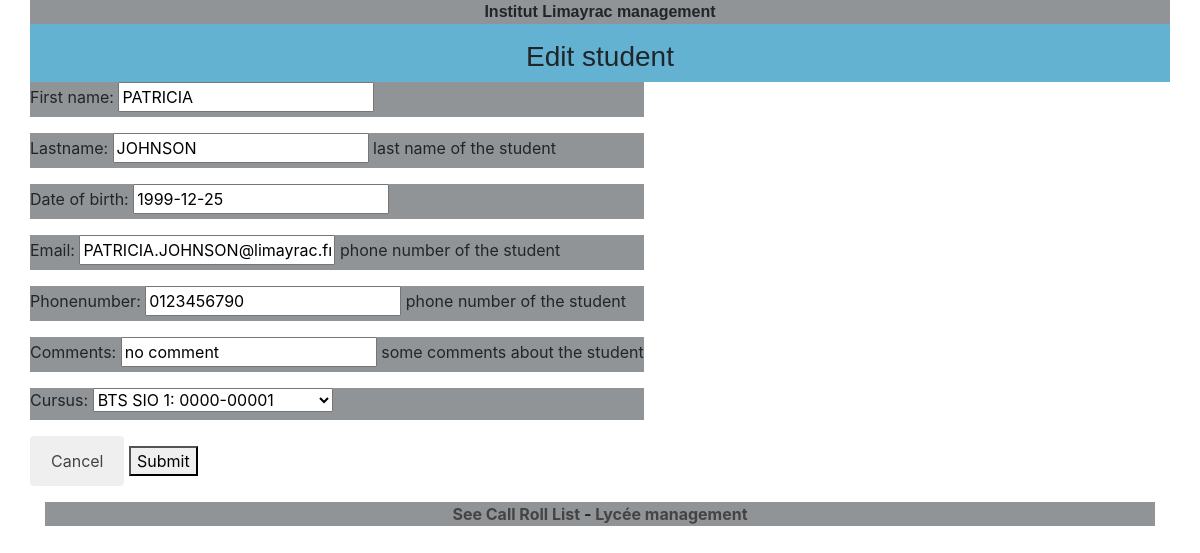
Page /lycee/student/edit/2/ on the committed database.
### lycee/models.py (models this page shows, shortened)
class Student(models.Model):
    first_name = models.CharField(
        max_length=50,
        blank=False,
        null=False
    )
    birth_date = models.DateField(
        verbose_name='date of birth',
        blank=False,
        null=False
    )
    last_name = models.CharField(
        verbose_name="lastname",
        help_text="last name of the student",
        blank=False,
        null=False,
        default="???",
        max_length=255,
    )
    phone = models.CharField(
        verbose_name="phonenumber",
        help_text="phone number of the student",
        blank=False,
        null=False,
        default="0999999999",
        max_length=10,
    )
    email = models.EmailField(
        verbose_name="email",
        help_text="phone number of the student",
        blank=False,
        null=False,
        default="x@y.z",
        max_length=255,
    )
    comments = models.CharField(
        verbose_name="comments",
        help_text="some comments about the student",
        blank=True,
        null=False,
        default="",
        max_length=255,
    )
    cursus = models.ForeignKey(
        Cursus,
        on_delete=models.CASCADE,
        null=True
    )

### lycee/views.py (the view, shortened to what this page needs)
# urls.py: path('lycee/student/edit/<pk>/', StudentEditView.as_view(), name='edit_student'),
class StudentEditView(UpdateView):
    model = Student
    form_class = StudentForm
    template_name = 'lycee/student/edit.html'

### lycee/forms.py
class StudentForm(ModelForm):
    class Meta:
        model = Student
        fields = (
            "first_name",
            "last_name",
            "birth_date",
            "email",
            "phone",
            "comments",
            "cursus",
        )

### lycee/models.py (called while the page is built)
    def __str__(self):
        return '{} {}: {}'.format(self.name, self.year_from_bac, self.cursus_year)

### lycee/templates/lycee/student/edit.html (shortened to what this page needs)
{% extends 'master.html' %}
{% block title %}
    Edit student
{% endblock %}
{% block content %}
    <form method="post">
        {{ form.as_p }}
        <div class="boutons">
            <button class="button radius alert left" type="cancel">
                <a href="{% url 'index' %}">Cancel</a>
            </button>
            <button class="button radius success right" type="submit">
                Submit
            </button>
        </div>
    </form>
{% endblock %}

### lycee/static/lycee/style.css (style rules this page uses)
a { color : #444444; }
p { background-color: #909496 }
html { position: relative; min-height: 100%; }

### rows in the picture
Student: first_name "PATRICIA", last_name "JOHNSON", birth_date "1999-12-25", email "PATRICIA.JOHNSON@limayrac.fr", phone "0123456790", comments "no comment", cursus "BTS SIO 1: 0000-00001"
